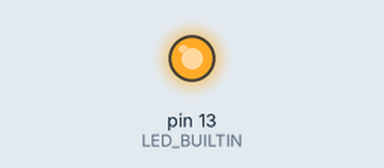
Bench run of a sketch on a simulated Arduino Uno, built with avr-gcc and run on an emulated ATmega328P. Shown: output pins drawn as LEDs (lit = HIGH).

Above: at 5.0 s.
At 12.0 s:
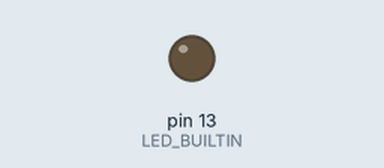
Timing chart, 0 to 31.2 s (numbered marks = the images above):
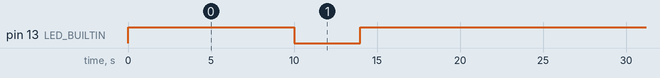

Measured:
- by itself, pin 13 (LED_BUILTIN): repeats every 24.0 s: LOW 4.0 s, HIGH 20.0 s
- by itself, everything shown: repeats every 24.0 s, in 4 steps

The sketch:

practica009.ino
```cpp
// C++ code
//
int controlador = 0;

void setup()
{
  pinMode(LED_BUILTIN, OUTPUT);
  pinMode(13, OUTPUT);
}

void loop()
{
  digitalWrite(LED_BUILTIN, HIGH);
  delay(10000); // Wait for 10000 millisecond(s)
  digitalWrite(LED_BUILTIN, LOW);
  delay(4000); // Wait for 4000 millisecond(s)
  digitalWrite(13, HIGH);
  delay(10000); // Wait for 10000 millisecond(s)
  digitalWrite(13, LOW);
}
```
